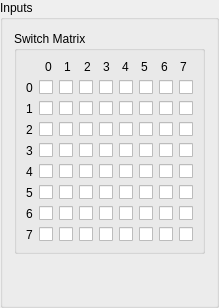
     <widget class="QGroupBox" name="groupBox_16">
      <property name="title">
       <string>Inputs</string>
      </property>
      <layout class="QHBoxLayout" name="horizontalLayout_11">
       <item>
        <layout class="QVBoxLayout" name="verticalLayout_44">
         <item>
          <widget class="QGroupBox" name="groupBox_4">
           <property name="enabled">
            <bool>true</bool>
           </property>
           <property name="title">
            <string>Switch Matrix</string>
           </property>
           <layout class="QVBoxLayout" name="verticalLayout_17">
            <item>
             <layout class="QHBoxLayout" name="horizontalLayout_7">
              <item>
               <widget class="QLabel" name="label_47">
                <property name="text">
                 <string/>
                </property>
               </widget>
              </item>
              <item>
               <widget class="QLabel" name="label_39">
                <property name="text">
                 <string>0</string>
                </property>
               </widget>
              </item>
              <item>
               <widget class="QLabel" name="label_40">
                <property name="text">
                 <string>1</string>
                </property>
               </widget>
              </item>
              <item>
               <widget class="QLabel" name="label_41">
                <property name="text">
                 <string>2</string>
                </property>
               </widget>
              </item>
              <item>
               <widget class="QLabel" name="label_42">
                <property name="text">
                 <string>3</string>
                </property>
               </widget>
              </item>
              <item>
               <widget class="QLabel" name="label_43">
                <property name="text">
                 <string>4</string>
                </property>
               </widget>
              </item>
              <item>
               <widget class="QLabel" name="label_44">
                <property name="text">
                 <string>5</string>
                </property>
               </widget>
              </item>
              <item>
               <widget class="QLabel" name="label_45">
                <property name="text">
                 <string>6</string>
                </property>
               </widget>
              </item>
              <item>
               <widget class="QLabel" name="label_46">
                <property name="text">
                 <string>7</string>
                </property>
               </widget>
              </item>
             </layout>
            </item>
            <item>
             <layout class="QHBoxLayout" name="horizontalLayout_6">
              <item>
               <layout class="QVBoxLayout" name="verticalLayout">
                <item>
                 <widget class="QLabel" name="label_31">
                  <property name="text">
                   <string>0</string>
                  </property>
                 </widget>
                </item>
                <item>
                 <widget class="QLabel" name="label_32">
                  <property name="text">
                   <string>1</string>
                  </property>
                 </widget>
                </item>
                <item>
                 <widget class="QLabel" name="label_33">
                  <property name="text">
                   <string>2</string>
                  </property>
                 </widget>
                </item>
                <item>
                 <widget class="QLabel" name="label_34">
                  <property name="text">
                   <string>3</string>
                  </property>
                 </widget>
                </item>
                <item>
                 <widget class="QLabel" name="label_35">
                  <property name="text">
                   <string>4</string>
                  </property>
                 </widget>
                </item>
                <item>
                 <widget class="QLabel" name="label_36">
                  <property name="text">
                   <string>5</string>
                  </property>
                 </widget>
                </item>
                <item>
                 <widget class="QLabel" name="label_37">
                  <property name="text">
                   <string>6</string>
                  </property>
                 </widget>
                </item>
                <item>
                 <widget class="QLabel" name="label_38">
                  <property name="text">
                   <string>7</string>
                  </property>
                 </widget>
                </item>
               </layout>
              </item>
              <item>
               <layout class="QVBoxLayout" name="verticalLayout_20">
                <item>
                 <widget class="QCheckBox" name="checkBox_sm_00">
                  <property name="text">
                   <string/>
                  </property>
                  <property name="checkable">
                   <bool>true</bool>
                  </property>
                 </widget>
                </item>
                <item>
                 <widget class="QCheckBox" name="checkBox_sm_10">
                  <property name="text">
                   <string/>
                  </property>
                  <property name="checkable">
                   <bool>true</bool>
                  </property>
                 </widget>
                </item>
                <item>
                 <widget class="QCheckBox" name="checkBox_sm_20">
                  <property name="text">
                   <string/>
                  </property>
                  <property name="checkable">
                   <bool>true</bool>
                  </property>
                 </widget>
                </item>
                <item>
                 <widget class="QCheckBox" name="checkBox_sm_30">
                  <property name="text">
                   <string/>
                  </property>
                  <property name="checkable">
                   <bool>true</bool>
                  </property>
                 </widget>
                </item>
                <item>
                 <widget class="QCheckBox" name="checkBox_sm_40">
                  <property name="text">
                   <string/>
                  </property>
                  <property name="checkable">
                   <bool>true</bool>
                  </property>
                 </widget>
                </item>
                <item>
                 <widget class="QCheckBox" name="checkBox_sm_50">
                  <property name="text">
                   <string/>
                  </property>
                  <property name="checkable">
                   <bool>true</bool>
                  </property>
                 </widget>
                </item>
                <item>
                 <widget class="QCheckBox" name="checkBox_sm_60">
                  <property name="text">
                   <string/>
                  </property>
                  <property name="checkable">
                   <bool>true</bool>
                  </property>
                 </widget>
                </item>
                <item>
                 <widget class="QCheckBox" name="checkBox_sm_70">
                  <property name="text">
                   <string/>
                  </property>
                  <property name="checkable">
                   <bool>true</bool>
                  </property>
                 </widget>
                </item>
               </layout>
              </item>
              <item>
               <layout class="QVBoxLayout" name="verticalLayout_33">
                <item>
                 <widget class="QCheckBox" name="checkBox_sm_01">
                  <property name="text">
                   <string/>
                  </property>
                  <property name="checkable">
                   <bool>true</bool>
                  </property>
                 </widget>
                </item>
                <item>
                 <widget class="QCheckBox" name="checkBox_sm_11">
                  <property name="text">
                   <string/>
                  </property>
                  <property name="checkable">
                   <bool>true</bool>
                  </property>
                 </widget>
                </item>
                <item>
                 <widget class="QCheckBox" name="checkBox_sm_21">
                  <property name="text">
                   <string/>
                  </property>
                  <property name="checkable">
                   <bool>true</bool>
                  </property>
                 </widget>
                </item>
                <item>
                 <widget class="QCheckBox" name="checkBox_sm_31">
                  <property name="text">
                   <string/>
                  </property>
                  <property name="checkable">
                   <bool>true</bool>
                  </property>
                 </widget>
                </item>
                <item>
                 <widget class="QCheckBox" name="checkBox_sm_41">
                  <property name="text">
                   <string/>
                  </property>
                  <property name="checkable">
                   <bool>true</bool>
                  </property>
                 </widget>
                </item>
                <item>
                 <widget class="QCheckBox" name="checkBox_sm_51">
                  <property name="text">
                   <string/>
                  </property>
                  <property name="checkable">
                   <bool>true</bool>
                  </property>
                 </widget>
                </item>
                <item>
                 <widget class="QCheckBox" name="checkBox_sm_61">
                  <property name="text">
                   <string/>
                  </property>
                  <property name="checkable">
                   <bool>true</bool>
                  </property>
                 </widget>
                </item>
                <item>
                 <widget class="QCheckBox" name="checkBox_sm_71">
                  <property name="text">
                   <string/>
                  </property>
                  <property name="checkable">
                   <bool>true</bool>
                  </property>
                 </widget>
                </item>
               </layout>
              </item>
              <item>
               <layout class="QVBoxLayout" name="verticalLayout_35">
                <item>
                 <widget class="QCheckBox" name="checkBox_sm_02">
                  <property name="text">
                   <string/>
                  </property>
                  <property name="checkable">
                   <bool>true</bool>
                  </property>
                 </widget>
                </item>
                <item>
                 <widget class="QCheckBox" name="checkBox_sm_12">
                  <property name="text">
                   <string/>
                  </property>
                  <property name="checkable">
                   <bool>true</bool>
                  </property>
                 </widget>
                </item>
                <item>
                 <widget class="QCheckBox" name="checkBox_sm_22">
                  <property name="text">
                   <string/>
                  </property>
                  <property name="checkable">
                   <bool>true</bool>
                  </property>
                 </widget>
                </item>
                <item>
                 <widget class="QCheckBox" name="checkBox_sm_32">
                  <property name="text">
                   <string/>
                  </property>
                  <property name="checkable">
                   <bool>true</bool>
                  </property>
                 </widget>
                </item>
                <item>
                 <widget class="QCheckBox" name="checkBox_sm_42">
                  <property name="text">
                   <string/>
                  </property>
                  <property name="checkable">
                   <bool>true</bool>
                  </property>
                 </widget>
                </item>
                <item>
                 <widget class="QCheckBox" name="checkBox_sm_52">
                  <property name="text">
                   <string/>
                  </property>
                  <property name="checkable">
                   <bool>true</bool>
                  </property>
                 </widget>
                </item>
                <item>
                 <widget class="QCheckBox" name="checkBox_sm_62">
                  <property name="text">
                   <string/>
                  </property>
                  <property name="checkable">
                   <bool>true</bool>
                  </property>
                 </widget>
                </item>
                <item>
                 <widget class="QCheckBox" name="checkBox_sm_72">
                  <property name="text">
                   <string/>
                  </property>
                  <property name="checkable">
                   <bool>true</bool>
                  </property>
                 </widget>
                </item>
               </layout>
              </item>
              <item>
               <layout class="QVBoxLayout" name="verticalLayout_37">
                <item>
                 <widget class="QCheckBox" name="checkBox_sm_03">
                  <property name="text">
                   <string/>
                  </property>
                  <property name="checkable">
                   <bool>true</bool>
                  </property>
                 </widget>
                </item>
                <item>
                 <widget class="QCheckBox" name="checkBox_sm_13">
                  <property name="text">
                   <string/>
                  </property>
                  <property name="checkable">
                   <bool>true</bool>
                  </property>
                 </widget>
                </item>
                <item>
                 <widget class="QCheckBox" name="checkBox_sm_23">
                  <property name="text">
                   <string/>
                  </property>
                  <property name="checkable">
                   <bool>true</bool>
                  </property>
                 </widget>
                </item>
                <item>
                 <widget class="QCheckBox" name="checkBox_sm_33">
                  <property name="text">
                   <string/>
                  </property>
                  <property name="checkable">
                   <bool>true</bool>
                  </property>
                 </widget>
                </item>
                <item>
                 <widget class="QCheckBox" name="checkBox_sm_43">
                  <property name="text">
                   <string/>
                  </property>
                  <property name="checkable">
                   <bool>true</bool>
                  </property>
                 </widget>
                </item>
                <item>
                 <widget class="QCheckBox" name="checkBox_sm_53">
                  <property name="text">
                   <string/>
                  </property>
                  <property name="checkable">
                   <bool>true</bool>
                  </property>
                 </widget>
                </item>
                <item>
                 <widget class="QCheckBox" name="checkBox_sm_63">
                  <property name="text">
                   <string/>
                  </property>
                  <property name="checkable">
                   <bool>true</bool>
                  </property>
                 </widget>
                </item>
                <item>
                 <widget class="QCheckBox" name="checkBox_sm_73">
                  <property name="text">
                   <string/>
                  </property>
                  <property name="checkable">
                   <bool>true</bool>
                  </property>
                 </widget>
                </item>
               </layout>
              </item>
              <item>
               <layout class="QVBoxLayout" name="verticalLayout_38">
                <item>
                 <widget class="QCheckBox" name="checkBox_sm_04">
                  <property name="text">
                   <string/>
                  </property>
                  <property name="checkable">
                   <bool>true</bool>
                  </property>
                 </widget>
                </item>
                <item>
                 <widget class="QCheckBox" name="checkBox_sm_14">
                  <property name="text">
                   <string/>
                  </property>
                  <property name="checkable">
                   <bool>true</bool>
                  </property>
                 </widget>
                </item>
                <item>
                 <widget class="QCheckBox" name="checkBox_sm_24">
                  <property name="text">
                   <string/>
                  </property>
                  <property name="checkable">
                   <bool>true</bool>
                  </property>
                 </widget>
                </item>
                <item>
                 <widget class="QCheckBox" name="checkBox_sm_34">
                  <property name="text">
                   <string/>
                  </property>
                  <property name="checkable">
                   <bool>true</bool>
                  </property>
                 </widget>
                </item>
                <item>
                 <widget class="QCheckBox" name="checkBox_sm_44">
                  <property name="text">
                   <string/>
                  </property>
                  <property name="checkable">
                   <bool>true</bool>
                  </property>
                 </widget>
                </item>
                <item>
                 <widget class="QCheckBox" name="checkBox_sm_54">
                  <property name="text">
                   <string/>
                  </property>
                  <property name="checkable">
                   <bool>true</bool>
                  </property>
                 </widget>
                </item>
                <item>
                 <widget class="QCheckBox" name="checkBox_sm_64">
                  <property name="text">
                   <string/>
                  </property>
                  <property name="checkable">
                   <bool>true</bool>
                  </property>
                 </widget>
                </item>
                <item>
                 <widget class="QCheckBox" name="checkBox_sm_74">
                  <property name="text">
                   <string/>
                  </property>
                  <property name="checkable">
                   <bool>true</bool>
                  </property>
                 </widget>
                </item>
               </layout>
              </item>
              <item>
               <layout class="QVBoxLayout" name="verticalLayout_39">
                <item>
                 <widget class="QCheckBox" name="checkBox_sm_05">
                  <property name="text">
                   <string/>
                  </property>
                  <property name="checkable">
                   <bool>true</bool>
                  </property>
                 </widget>
                </item>
                <item>
                 <widget class="QCheckBox" name="checkBox_sm_15">
                  <property name="text">
                   <string/>
                  </property>
                  <property name="checkable">
                   <bool>true</bool>
                  </property>
                 </widget>
                </item>
                <item>
                 <widget class="QCheckBox" name="checkBox_sm_25">
                  <property name="text">
                   <string/>
                  </property>
                  <property name="checkable">
                   <bool>true</bool>
                  </property>
                 </widget>
                </item>
                <item>
                 <widget class="QCheckBox" name="checkBox_sm_35">
                  <property name="text">
                   <string/>
                  </property>
                  <property name="checkable">
                   <bool>true</bool>
                  </property>
                 </widget>
                </item>
                <item>
                 <widget class="QCheckBox" name="checkBox_sm_45">
                  <property name="text">
                   <string/>
                  </property>
                  <property name="checkable">
                   <bool>true</bool>
                  </property>
                 </widget>
                </item>
                <item>
                 <widget class="QCheckBox" name="checkBox_sm_55">
                  <property name="text">
                   <string/>
                  </property>
                  <property name="checkable">
                   <bool>true</bool>
                  </property>
                 </widget>
                </item>
                <item>
                 <widget class="QCheckBox" name="checkBox_sm_65">
                  <property name="text">
                   <string/>
                  </property>
                  <property name="checkable">
                   <bool>true</bool>
                  </property>
                 </widget>
                </item>
                <item>
                 <widget class="QCheckBox" name="checkBox_sm_75">
                  <property name="text">
                   <string/>
                  </property>
                  <property name="checkable">
                   <bool>true</bool>
                  </property>
                 </widget>
                </item>
               </layout>
              </item>
              <item>
               <layout class="QVBoxLayout" name="verticalLayout_40">
                <item>
                 <widget class="QCheckBox" name="checkBox_sm_06">
                  <property name="text">
                   <string/>
                  </property>
                  <property name="checkable">
                   <bool>true</bool>
                  </property>
                 </widget>
                </item>
                <item>
                 <widget class="QCheckBox" name="checkBox_sm_16">
                  <property name="text">
                   <string/>
                  </property>
                  <property name="checkable">
                   <bool>true</bool>
                  </property>
                 </widget>
                </item>
                <item>
                 <widget class="QCheckBox" name="checkBox_sm_26">
                  <property name="text">
                   <string/>
                  </property>
                  <property name="checkable">
                   <bool>true</bool>
                  </property>
                 </widget>
                </item>
                <item>
                 <widget class="QCheckBox" name="checkBox_sm_36">
                  <property name="text">
                   <string/>
                  </property>
                  <property name="checkable">
                   <bool>true</bool>
                  </property>
                 </widget>
                </item>
                <item>
                 <widget class="QCheckBox" name="checkBox_sm_46">
                  <property name="text">
                   <string/>
                  </property>
                  <property name="checkable">
                   <bool>true</bool>
                  </property>
                 </widget>
                </item>
                <item>
                 <widget class="QCheckBox" name="checkBox_sm_56">
                  <property name="text">
                   <string/>
                  </property>
                  <property name="checkable">
                   <bool>true</bool>
                  </property>
                 </widget>
                </item>
                <item>
                 <widget class="QCheckBox" name="checkBox_sm_66">
                  <property name="text">
                   <string/>
                  </property>
                  <property name="checkable">
                   <bool>true</bool>
                  </property>
                 </widget>
                </item>
                <item>
                 <widget class="QCheckBox" name="checkBox_sm_76">
                  <property name="text">
                   <string/>
                  </property>
                  <property name="checkable">
                   <bool>true</bool>
                  </property>
                 </widget>
                </item>
               </layout>
              </item>
              <item>
               <layout class="QVBoxLayout" name="verticalLayout_41">
                <item>
                 <widget class="QCheckBox" name="checkBox_sm_07">
                  <property name="text">
                   <string/>
                  </property>
                  <property name="checkable">
                   <bool>true</bool>
                  </property>
                 </widget>
                </item>
                <item>
                 <widget class="QCheckBox" name="checkBox_sm_17">
                  <property name="text">
                   <string/>
                  </property>
                  <property name="checkable">
                   <bool>true</bool>
                  </property>
                 </widget>
                </item>
                <item>
                 <widget class="QCheckBox" name="checkBox_sm_27">
                  <property name="text">
                   <string/>
                  </property>
                  <property name="checkable">
                   <bool>true</bool>
                  </property>
                 </widget>
                </item>
                <item>
                 <widget class="QCheckBox" name="checkBox_sm_37">
                  <property name="text">
                   <string/>
                  </property>
                  <property name="checkable">
                   <bool>true</bool>
                  </property>
                 </widget>
                </item>
                <item>
                 <widget class="QCheckBox" name="checkBox_sm_47">
                  <property name="text">
                   <string/>
                  </property>
                  <property name="checkable">
                   <bool>true</bool>
                  </property>
                 </widget>
                </item>
                <item>
                 <widget class="QCheckBox" name="checkBox_sm_57">
                  <property name="text">
                   <string/>
                  </property>
                  <property name="checkable">
                   <bool>true</bool>
                  </property>
                 </widget>
                </item>
                <item>
                 <widget class="QCheckBox" name="checkBox_sm_67">
                  <property name="text">
                   <string/>
                  </property>
                  <property name="checkable">
                   <bool>true</bool>
                  </property>
                 </widget>
                </item>
                <item>
                 <widget class="QCheckBox" name="checkBox_sm_77">
                  <property name="text">
                   <string/>
                  </property>
                  <property name="checkable">
                   <bool>true</bool>
                  </property>
                 </widget>
                </item>
               </layout>
              </item>
             </layout>
            </item>
           </layout>
          </widget>
         </item>
         <item>
          <spacer name="verticalSpacer_8">
           <property name="orientation">
            <enum>Qt::Vertical</enum>
           </property>
           <property name="sizeType">
            <enum>QSizePolicy::Expanding</enum>
           </property>
           <property name="sizeHint" stdset="0">
            <size>
             <width>20</width>
             <height>40</height>
            </size>
           </property>
          </spacer>
         </item>
        </layout>
       </item>
      </layout>
     </widget>
